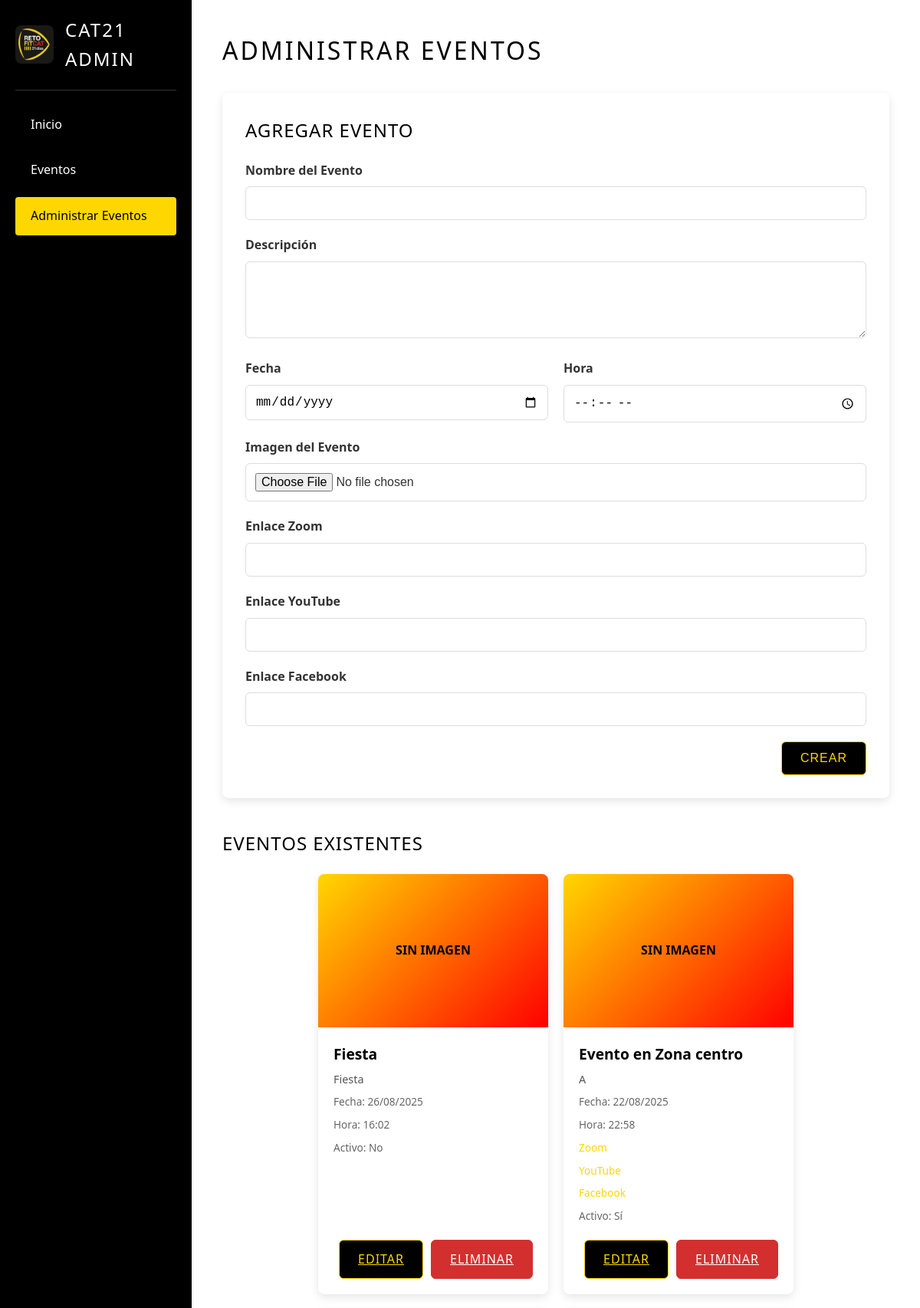
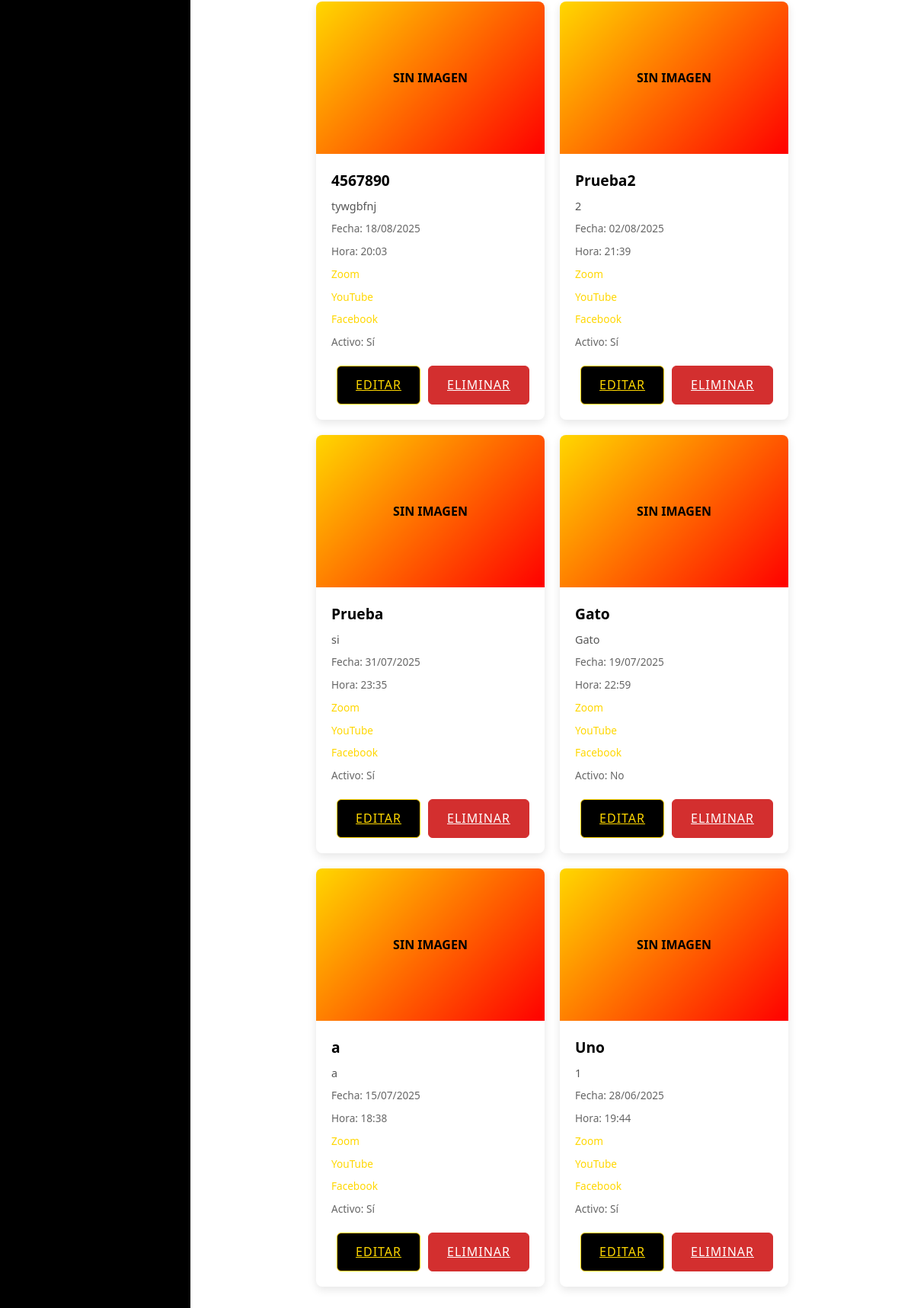
Page /admin.php (signed in) on the committed database (2 pictures, top to bottom).
### tables this page shows
CREATE TABLE `eventos` (
  `id` int(11) NOT NULL,
  `nombre` varchar(255) NOT NULL,
  `descripcion` text DEFAULT NULL,
  `fecha` date NOT NULL,
  `hora` time NOT NULL,
  `imagen` varchar(255) DEFAULT 'default.jpg',
  `enlace_zoom` varchar(500) DEFAULT NULL,
  `enlace_youtube` varchar(500) DEFAULT NULL,
  `enlace_facebook` varchar(500) DEFAULT NULL,
  `activo` tinyint(1) DEFAULT 1,
  `fecha_creacion` timestamp NOT NULL DEFAULT current_timestamp(),
  `fecha_actualizacion` timestamp NOT NULL DEFAULT current_timestamp() ON UPDATE current_timestamp()
);

### config.php (called while the page is built, shortened)
<?php
function formatearFecha($fecha) {
    try {
        $fechaObj = new DateTime($fecha);
        return $fechaObj->format('d/m/Y');
    } catch (Exception $e) {
        error_log("Error al formatear fecha: " . $e->getMessage());
        return $fecha;
    }
}
function formatearHora($hora) {
    try {
        $horaObj = new DateTime($hora);
        return $horaObj->format('H:i');
    } catch (Exception $e) {
        error_log("Error al formatear hora: " . $e->getMessage());
        return $hora;
    }
}
?>

### admin.php (the view, shortened to what this page needs)
<?php
require_once 'config.php';
$csrf_token = $_SESSION['csrf_token'];
$eventoEditar = null;
try {
    $stmt = $pdo->query("SELECT * FROM eventos ORDER BY fecha DESC, hora DESC");
    $eventos = $stmt->fetchAll();
} catch (PDOException $e) {
    $_SESSION['error'] = "Error al cargar eventos: " . $e->getMessage();
    error_log("admin.php: Events load error: " . $e->getMessage());
    header("Location: admin.php");
    exit;
}
?>
<!DOCTYPE html>
<html lang="es">
<head>
    <link rel="stylesheet" href="assets/css/eventos_a.css">
</head>
<body>
    <div class="layout">
        <aside class="sidebar">
            <div class="sidebar-header">
                <img src="assets/img/1-4.png" alt="CAT21 Logo" class="logo">
                <h2>CAT21 Admin</h2>
            </div>
            <nav class="sidebar-nav">
                <a href="inicio.php" class="nav-item">Inicio</a>
                <a href="eventos.php" class="nav-item">Eventos</a>
                <a href="admin.php" class="nav-item active">Administrar Eventos</a>
            </nav>
        </aside>
        <main class="main-content">
            <header class="main-header">
                <h1>Administrar Eventos</h1>
            </header>
            <div class="content">
                <div class="form-card">
                    <h2><?php echo $eventoEditar ? 'Editar Evento' : 'Agregar Evento'; ?></h2>
                    <form method="POST" enctype="multipart/form-data">
                        <div class="form-group">
                            <label for="nombre">Nombre del Evento</label>
                            <input type="text" id="nombre" name="nombre" required value="<?php echo htmlspecialchars($eventoEditar['nombre'] ?? ''); ?>">
                        </div>
                        <div class="form-group">
                            <label for="descripcion">Descripción</label>
                            <textarea id="descripcion" name="descripcion"><?php echo htmlspecialchars($eventoEditar['descripcion'] ?? ''); ?></textarea>
                        </div>
                        <div class="form-row">
                            <div class="form-group">
                                <label for="fecha">Fecha</label>
                                <input type="date" id="fecha" name="fecha" required value="<?php echo htmlspecialchars($eventoEditar['fecha'] ?? ''); ?>">
                            </div>
                            <div class="form-group">
                                <label for="hora">Hora</label>
                                <input type="time" id="hora" name="hora" required value="<?php echo htmlspecialchars($eventoEditar['hora'] ?? ''); ?>">
                            </div>
                        </div>
                        <div class="form-group">
                            <label for="imagen">Imagen del Evento</label>
                            <input type="file" id="imagen" name="imagen" accept="image/jpeg,image/png,image/gif">
                        </div>
                        <div class="form-group">
                            <label for="enlace_zoom">Enlace Zoom</label>
                            <input type="url" id="enlace_zoom" name="enlace_zoom" value="<?php echo htmlspecialchars($eventoEditar['enlace_zoom'] ?? ''); ?>">
                        </div>
                        <div class="form-group">
                            <label for="enlace_youtube">Enlace YouTube</label>
                            <input type="url" id="enlace_youtube" name="enlace_youtube" value="<?php echo htmlspecialchars($eventoEditar['enlace_youtube'] ?? ''); ?>">
                        </div>
                        <div class="form-group">
                            <label for="enlace_facebook">Enlace Facebook</label>
                            <input type="url" id="enlace_facebook" name="enlace_facebook" value="<?php echo htmlspecialchars($eventoEditar['enlace_facebook'] ?? ''); ?>">
                        </div>
                        <div class="form-actions">
                            <button type="submit" class="btn btn-submit"><?php echo $eventoEditar ? 'Actualizar' : 'Crear'; ?></button>
                        </div>
                    </form>
                </div>
                <div class="eventos-section">
                    <h2>Eventos Existentes</h2>
                    <div class="eventos-grid">
                        <?php foreach ($eventos as $evento): ?>
                            <div class="evento-card">
                                <?php if ($evento['imagen'] && file_exists('Uploads/' . $evento['imagen'])): ?>
                                    <img src="Uploads/<?php echo htmlspecialchars($evento['imagen']); ?>" alt="<?php echo htmlspecialchars($evento['nombre']); ?>" class="evento-imagen">
                                <?php else: ?>
                                    <div class="evento-placeholder">Sin Imagen</div>
                                <?php endif; ?>
                                <div class="evento-info">
                                    <h3 class="evento-nombre"><?php echo htmlspecialchars($evento['nombre']); ?></h3>
                                    <p class="evento-descripcion"><?php echo htmlspecialchars($evento['descripcion']); ?></p>
                                    <p class="evento-fecha">Fecha: <?php echo htmlspecialchars(formatearFecha($evento['fecha'])); ?></p>
                                    <p class="evento-hora">Hora: <?php echo htmlspecialchars(formatearHora($evento['hora'])); ?></p>
                                    <?php if ($evento['enlace_zoom']): ?>
                                        <p class="evento-link"><a href="<?php echo htmlspecialchars($evento['enlace_zoom']); ?>" target="_blank">Zoom</a></p>
                                    <?php endif; ?>
                                    <?php if ($evento['enlace_youtube']): ?>
                                        <p class="evento-link"><a href="<?php echo htmlspecialchars($evento['enlace_youtube']); ?>" target="_blank">YouTube</a></p>
                                    <?php endif; ?>
                                    <?php if ($evento['enlace_facebook']): ?>
                                        <p class="evento-link"><a href="<?php echo htmlspecialchars($evento['enlace_facebook']); ?>" target="_blank">Facebook</a></p>
                                    <?php endif; ?>
                                    <p class="evento-status">Activo: <?php echo $evento['activo'] ? 'Sí' : 'No'; ?></p>
                                </div>
                                <div class="evento-actions">
                                    <a href="admin.php?edit=<?php echo $evento['id']; ?>" class="btn btn-edit">Editar</a>
                                    <a href="admin.php?delete=<?php echo $evento['id']; ?>&csrf_token=<?php echo htmlspecialchars($csrf_token); ?>"
                                       class="btn btn-delete"
                                       onclick="return confirm('¿Estás seguro de eliminar este evento?')">
                                       Eliminar
                                    </a>
                                </div>
                            </div>
                        <?php endforeach; ?>
                    </div>
                </div>
            </div>
        </main>
    </div>
</body>
</html>

### assets/css/eventos_a.css (style rules this page uses)
* { margin: 0; padding: 0; box-sizing: border-box; }
body { font-family: 'Segoe UI', Tahoma, Geneva, Verdana, sans-serif; background: #f5f5f5; color: #333; min-height: 100vh; line-height: 1.6; }
.layout { display: flex; min-height: 100vh; }
.sidebar { width: 250px; background: #000000; color: #ffffff; padding: 20px; display: flex; flex-direction: column; gap: 20px; }
.sidebar-header { display: flex; align-items: center; gap: 15px; padding-bottom: 20px; border-bottom: 1px solid #333; }
.logo { width: 50px; height: 50px; border-radius: 8px; object-fit: cover; transition: transform 0.3s ease; }
.sidebar h2 { font-size: 1.5rem; font-weight: 300; letter-spacing: 2px; text-transform: uppercase; }
.sidebar-nav { display: flex; flex-direction: column; gap: 10px; }
.nav-item { display: block; padding: 12px 20px; color: #ffffff; text-decoration: none; font-size: 1rem; font-weight: 400; border-radius: 4px; transition: all 0.3s ease; }
.nav-item.active { background: #FFD700; color: #000000; }
.main-content { flex: 1; padding: 40px; background: #ffffff; }
.main-header { margin-bottom: 30px; }
.main-header h1 { font-size: 2rem; font-weight: 300; text-transform: uppercase; letter-spacing: 3px; color: #000000; }
.form-card { background: #ffffff; border-radius: 8px; padding: 30px; margin-bottom: 40px; box-shadow: 0 4px 12px rgba(0,0,0,0.1); transition: box-shadow 0.3s ease; }
.form-card h2 { font-size: 1.5rem; font-weight: 400; margin-bottom: 20px; color: #000000; text-transform: uppercase; letter-spacing: 1px; }
.form-group { margin-bottom: 20px; }
.form-group label { display: block; font-weight: 600; margin-bottom: 8px; color: #333; }
.form-group input, .form-group textarea { width: 100%; padding: 12px; font-size: 1rem; border: 1px solid #ddd; border-radius: 6px; transition: border-color 0.3s ease, box-shadow 0.3s ease; }
.form-group textarea { min-height: 100px; resize: vertical; }
.form-row { display: flex; gap: 20px; }
.form-row .form-group { flex: 1; }
.form-actions { display: flex; gap: 10px; justify-content: flex-end; }
.btn { position: relative; overflow: hidden; padding: 12px 24px; border-radius: 6px; font-size: 1rem; font-weight: 500; text-transform: uppercase; letter-spacing: 1px; cursor: pointer; transition: all 0.3s ease; border: none; }
.btn-submit { background: #000000; color: #FFD700; border: 1px solid #FFD700; }
.btn-submit::before { content: ""; position: absolute; top: 0; left: 0; width: 0%; height: 100%; background: #FFD700; z-index: -1; transition: width 0.3s ease; }
.btn-edit { background: #000000; color: #FFD700; border: 1px solid #FFD700; }
.btn-edit::before { content: ""; position: absolute; top: 0; left: 0; width: 0%; height: 100%; background: #FFD700; z-index: -1; transition: width 0.3s ease; }
.btn-delete { background: #d32f2f; color: #ffffff; border: 1px solid #d32f2f; }
.btn-delete::before { content: ""; position: absolute; top: 0; left: 0; width: 0%; height: 100%; background: #b71c1c; z-index: -1; transition: width 0.3s ease; }
.eventos-section h2 { font-size: 1.5rem; font-weight: 400; margin-bottom: 20px; text-transform: uppercase; letter-spacing: 1px; color: #000000; }
.eventos-grid { display: flex; flex-wrap: wrap; justify-content: center; gap: 20px; }
.evento-card { background: #ffffff; border-radius: 8px; width: 100%; max-width: 300px; box-shadow: 0 4px 12px rgba(0,0,0,0.1); transition: transform 0.3s ease, box-shadow 0.3s ease; display: flex; flex-direction: column; }
.evento-placeholder { width: 100%; height: 200px; background: linear-gradient(135deg, #FFD700 0%, #FF0000 100%); border-radius: 8px 8px 0 0; display: flex; align-items: center; justify-content: center; color: #000; font-size: 1rem; font-weight: 700; text-transform: uppercase; }
.evento-info { padding: 20px; flex: 1; display: flex; flex-direction: column; gap: 8px; }
.evento-nombre { font-size: 1.2rem; font-weight: 600; color: #000000; }
.evento-descripcion { font-size: 0.9rem; color: #555; line-height: 1.4; }
.evento-fecha, .evento-hora, .evento-status { font-size: 0.85rem; color: #666; }
.evento-link { font-size: 0.85rem; }
.evento-link a { color: #FFD700; text-decoration: none; transition: color 0.3s ease; }
.evento-actions { display: flex; gap: 10px; padding: 0 20px 20px; justify-content: flex-end; }

### rows in the picture
eventos: shows "SIN IMAGEN", nombre "Fiesta", descripcion "Fiesta", fecha "26/08/2025", hora "16:02", activo "No"
eventos: shows "SIN IMAGEN", nombre "Evento en Zona centro", descripcion "A", fecha "22/08/2025", hora "22:58", activo "Sí"
eventos: shows "SIN IMAGEN", nombre "4567890", descripcion "tywgbfnj", fecha "18/08/2025", hora "20:03", activo "Sí"
eventos: shows "SIN IMAGEN", nombre "Prueba2", descripcion "2", fecha "02/08/2025", hora "21:39", activo "Sí"
eventos: shows "SIN IMAGEN", nombre "Prueba", descripcion "si", fecha "31/07/2025", hora "23:35", activo "Sí"
eventos: shows "SIN IMAGEN", nombre "Gato", descripcion "Gato", fecha "19/07/2025", hora "22:59", activo "No"
eventos: shows "SIN IMAGEN", nombre "a", descripcion "a", fecha "15/07/2025", hora "18:38", activo "Sí"
eventos: shows "SIN IMAGEN", nombre "Uno", descripcion "1", fecha "28/06/2025", hora "19:44", activo "Sí"
